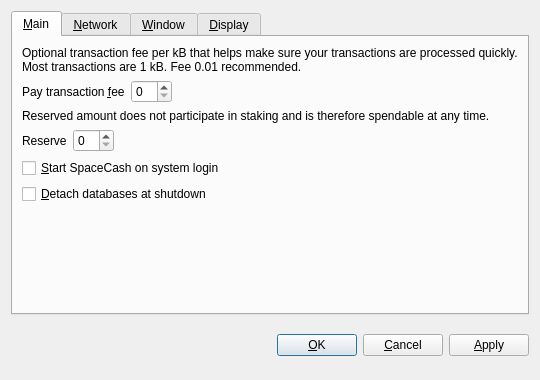
<?xml version="1.0" encoding="UTF-8"?>
<ui version="4.0">
 <class>OptionsDialog</class>
 <widget class="QDialog" name="OptionsDialog">
  <property name="geometry">
   <rect>
    <x>0</x>
    <y>0</y>
    <width>540</width>
    <height>380</height>
   </rect>
  </property>
  <property name="windowTitle">
   <string>Options</string>
  </property>
  <property name="modal">
   <bool>true</bool>
  </property>
  <layout class="QVBoxLayout" name="verticalLayout">
   <item>
    <widget class="QTabWidget" name="tabWidget">
     <property name="tabPosition">
      <enum>QTabWidget::North</enum>
     </property>
     <property name="currentIndex">
      <number>0</number>
     </property>
     <widget class="QWidget" name="tabMain">
      <attribute name="title">
       <string>&amp;Main</string>
      </attribute>
      <layout class="QVBoxLayout" name="verticalLayout_Main">
       <item>
        <widget class="QLabel" name="transactionFeeInfoLabel">
         <property name="text">
          <string>Optional transaction fee per kB that helps make sure your transactions are processed quickly. Most transactions are 1 kB. Fee 0.01 recommended.</string>
         </property>
         <property name="textFormat">
          <enum>Qt::PlainText</enum>
         </property>
         <property name="wordWrap">
          <bool>true</bool>
         </property>
        </widget>
       </item>
       <item>
        <layout class="QHBoxLayout" name="horizontalLayoutFee">
         <item>
          <widget class="QLabel" name="transactionFeeLabel">
           <property name="text">
            <string>Pay transaction &amp;fee</string>
           </property>
           <property name="textFormat">
            <enum>Qt::PlainText</enum>
           </property>
           <property name="buddy">
            <cstring>transactionFee</cstring>
           </property>
          </widget>
         </item>
         <item>
          <widget class="BitcoinAmountField" name="transactionFee"/>
         </item>
         <item>
          <spacer name="horizontalSpacerFee">
           <property name="orientation">
            <enum>Qt::Horizontal</enum>
           </property>
           <property name="sizeHint" stdset="0">
            <size>
             <width>40</width>
             <height>20</height>
            </size>
           </property>
          </spacer>
         </item>
        </layout>
       </item>
       <item>
        <widget class="QLabel" name="reserveBalanceInfoLabel">
         <property name="text">
          <string>Reserved amount does not participate in staking and is therefore spendable at any time.</string>
         </property>
         <property name="textFormat">
          <enum>Qt::PlainText</enum>
         </property>
         <property name="wordWrap">
          <bool>true</bool>
         </property>
        </widget>
       </item>
       <item>
        <layout class="QHBoxLayout" name="horizontalLayoutReserveBalance">
         <item>
          <widget class="QLabel" name="reserveBalanceLabel">
           <property name="text">
            <string>Reserve</string>
           </property>
           <property name="textFormat">
            <enum>Qt::PlainText</enum>
           </property>
           <property name="buddy">
            <cstring>reserveBalance</cstring>
           </property>
          </widget>
         </item>
         <item>
          <widget class="BitcoinAmountField" name="reserveBalance"/>
         </item>
         <item>
          <spacer name="horizontalSpacerReserveBalance">
           <property name="orientation">
            <enum>Qt::Horizontal</enum>
           </property>
           <property name="sizeHint" stdset="0">
            <size>
             <width>40</width>
             <height>20</height>
            </size>
           </property>
          </spacer>
         </item>
        </layout>
       </item>
       <item>
        <widget class="QCheckBox" name="bitcoinAtStartup">
         <property name="toolTip">
          <string>Automatically start SpaceCash after logging in to the system.</string>
         </property>
         <property name="text">
          <string>&amp;Start SpaceCash on system login</string>
         </property>
        </widget>
       </item>
       <item>
        <widget class="QCheckBox" name="detachDatabases">
         <property name="toolTip">
          <string>Detach block and address databases at shutdown. This means they can be moved to another data directory, but it slows down shutdown. The wallet is always detached.</string>
         </property>
         <property name="text">
          <string>&amp;Detach databases at shutdown</string>
         </property>
        </widget>
       </item>
       <item>
        <spacer name="verticalSpacer_Main">
         <property name="orientation">
          <enum>Qt::Vertical</enum>
         </property>
         <property name="sizeHint" stdset="0">
          <size>
           <width>20</width>
           <height>40</height>
          </size>
         </property>
        </spacer>
       </item>
      </layout>
     </widget>
     <widget class="QWidget" name="tabNetwork">
      <attribute name="title">
       <string>&amp;Network</string>
      </attribute>
      <layout class="QVBoxLayout" name="verticalLayout_Network">
       <item>
        <widget class="QCheckBox" name="mapPortUpnp">
         <property name="toolTip">
          <string>Automatically open the SpaceCash client port on the router. This only works when your router supports UPnP and it is enabled.</string>
         </property>
         <property name="text">
          <string>Map port using &amp;UPnP</string>
         </property>
        </widget>
       </item>
       <item>
        <widget class="QCheckBox" name="connectSocks">
         <property name="toolTip">
          <string>Connect to the SpaceCash network through a SOCKS proxy (e.g. when connecting through Tor).</string>
         </property>
         <property name="text">
          <string>&amp;Connect through SOCKS proxy:</string>
         </property>
        </widget>
       </item>
       <item>
        <layout class="QHBoxLayout" name="horizontalLayout_Network">
         <item>
          <widget class="QLabel" name="proxyIpLabel">
           <property name="text">
            <string>Proxy &amp;IP:</string>
           </property>
           <property name="textFormat">
            <enum>Qt::PlainText</enum>
           </property>
           <property name="buddy">
            <cstring>proxyIp</cstring>
           </property>
          </widget>
         </item>
         <item>
          <widget class="QValidatedLineEdit" name="proxyIp">
           <property name="maximumSize">
            <size>
             <width>140</width>
             <height>16777215</height>
            </size>
           </property>
           <property name="toolTip">
            <string>IP address of the proxy (e.g. 127.0.0.1)</string>
           </property>
          </widget>
         </item>
         <item>
          <widget class="QLabel" name="proxyPortLabel">
           <property name="text">
            <string>&amp;Port:</string>
           </property>
           <property name="textFormat">
            <enum>Qt::PlainText</enum>
           </property>
           <property name="buddy">
            <cstring>proxyPort</cstring>
           </property>
          </widget>
         </item>
         <item>
          <widget class="QLineEdit" name="proxyPort">
           <property name="maximumSize">
            <size>
             <width>55</width>
             <height>16777215</height>
            </size>
           </property>
           <property name="toolTip">
            <string>Port of the proxy (e.g. 9050)</string>
           </property>
          </widget>
         </item>
         <item>
          <widget class="QLabel" name="socksVersionLabel">
           <property name="text">
            <string>SOCKS &amp;Version:</string>
           </property>
           <property name="textFormat">
            <enum>Qt::PlainText</enum>
           </property>
           <property name="buddy">
            <cstring>socksVersion</cstring>
           </property>
          </widget>
         </item>
         <item>
          <widget class="QValueComboBox" name="socksVersion">
           <property name="toolTip">
            <string>SOCKS version of the proxy (e.g. 5)</string>
           </property>
          </widget>
         </item>
         <item>
          <spacer name="horizontalSpacer_Network">
           <property name="orientation">
            <enum>Qt::Horizontal</enum>
           </property>
           <property name="sizeHint" stdset="0">
            <size>
             <width>40</width>
             <height>20</height>
            </size>
           </property>
          </spacer>
         </item>
        </layout>
       </item>
       <item>
        <spacer name="verticalSpacer_Network">
         <property name="orientation">
          <enum>Qt::Vertical</enum>
         </property>
         <property name="sizeHint" stdset="0">
          <size>
           <width>20</width>
           <height>40</height>
          </size>
         </property>
        </spacer>
       </item>
      </layout>
     </widget>
     <widget class="QWidget" name="tabWindow">
      <attribute name="title">
       <string>&amp;Window</string>
      </attribute>
      <layout class="QVBoxLayout" name="verticalLayout_Window">
       <item>
        <widget class="QCheckBox" name="minimizeToTray">
         <property name="toolTip">
          <string>Show only a tray icon after minimizing the window.</string>
         </property>
         <property name="text">
          <string>&amp;Minimize to the tray instead of the taskbar</string>
         </property>
        </widget>
       </item>
       <item>
        <widget class="QCheckBox" name="minimizeOnClose">
         <property name="toolTip">
          <string>Minimize instead of exit the application when the window is closed. When this option is enabled, the application will be closed only after selecting Quit in the menu.</string>
         </property>
         <property name="text">
          <string>M&amp;inimize on close</string>
         </property>
        </widget>
       </item>
       <item>
        <spacer name="verticalSpacer_Window">
         <property name="orientation">
          <enum>Qt::Vertical</enum>
         </property>
         <property name="sizeHint" stdset="0">
          <size>
           <width>20</width>
           <height>40</height>
          </size>
         </property>
        </spacer>
       </item>
      </layout>
     </widget>
     <widget class="QWidget" name="tabDisplay">
      <attribute name="title">
       <string>&amp;Display</string>
      </attribute>
      <layout class="QVBoxLayout" name="verticalLayout_Display">
       <item>
        <layout class="QHBoxLayout" name="horizontalLayout_1_Display">
         <item>
          <widget class="QLabel" name="langLabel">
           <property name="text">
            <string>User Interface &amp;language:</string>
           </property>
           <property name="textFormat">
            <enum>Qt::PlainText</enum>
           </property>
           <property name="buddy">
            <cstring>lang</cstring>
           </property>
          </widget>
         </item>
         <item>
          <widget class="QValueComboBox" name="lang">
           <property name="toolTip">
            <string>The user interface language can be set here. This setting will take effect after restarting SpaceCash.</string>
           </property>
          </widget>
         </item>
        </layout>
       </item>
       <item>
        <layout class="QHBoxLayout" name="horizontalLayout_2_Display">
         <item>
          <widget class="QLabel" name="unitLabel">
           <property name="text">
            <string>&amp;Unit to show amounts in:</string>
           </property>
           <property name="textFormat">
            <enum>Qt::PlainText</enum>
           </property>
           <property name="buddy">
            <cstring>unit</cstring>
           </property>
          </widget>
         </item>
         <item>
          <widget class="QValueComboBox" name="unit">
           <property name="toolTip">
            <string>Choose the default subdivision unit to show in the interface and when sending coins.</string>
           </property>
          </widget>
         </item>
        </layout>
       </item>
       <item>
        <widget class="QCheckBox" name="displayAddresses">
         <property name="toolTip">
          <string>Whether to show SpaceCash addresses in the transaction list or not.</string>
         </property>
         <property name="text">
          <string>&amp;Display addresses in transaction list</string>
         </property>
        </widget>
       </item>
       <item>
        <widget class="QCheckBox" name="coinControlFeatures">
         <property name="toolTip">
          <string>Whether to show coin control features or not.</string>
         </property>
         <property name="text">
          <string>Display coin &amp;control features (experts only!)</string>
         </property>
        </widget>
       </item>
       <item>
        <spacer name="verticalSpacer_Display">
         <property name="orientation">
          <enum>Qt::Vertical</enum>
         </property>
         <property name="sizeHint" stdset="0">
          <size>
           <width>20</width>
           <height>40</height>
          </size>
         </property>
        </spacer>
       </item>
      </layout>
     </widget>
    </widget>
   </item>
   <item>
    <layout class="QHBoxLayout" name="horizontalLayout_Buttons">
     <item>
      <spacer name="horizontalSpacer_1">
       <property name="orientation">
        <enum>Qt::Horizontal</enum>
       </property>
       <property name="sizeHint" stdset="0">
        <size>
         <width>40</width>
         <height>48</height>
        </size>
       </property>
      </spacer>
     </item>
     <item>
      <widget class="QLabel" name="statusLabel">
       <property name="font">
        <font>
         <weight>75</weight>
         <bold>true</bold>
        </font>
       </property>
       <property name="text">
        <string/>
       </property>
       <property name="textFormat">
        <enum>Qt::PlainText</enum>
       </property>
       <property name="wordWrap">
        <bool>true</bool>
       </property>
      </widget>
     </item>
     <item>
      <spacer name="horizontalSpacer_2">
       <property name="orientation">
        <enum>Qt::Horizontal</enum>
       </property>
       <property name="sizeHint" stdset="0">
        <size>
         <width>40</width>
         <height>48</height>
        </size>
       </property>
      </spacer>
     </item>
     <item>
      <widget class="QPushButton" name="okButton">
       <property name="text">
        <string>&amp;OK</string>
       </property>
      </widget>
     </item>
     <item>
      <widget class="QPushButton" name="cancelButton">
       <property name="text">
        <string>&amp;Cancel</string>
       </property>
       <property name="autoDefault">
        <bool>false</bool>
       </property>
      </widget>
     </item>
     <item>
      <widget class="QPushButton" name="applyButton">
       <property name="text">
        <string>&amp;Apply</string>
       </property>
       <property name="autoDefault">
        <bool>false</bool>
       </property>
      </widget>
     </item>
    </layout>
   </item>
  </layout>
 </widget>
 <customwidgets>
  <customwidget>
   <class>BitcoinAmountField</class>
   <extends>QSpinBox</extends>
   <header>bitcoinamountfield.h</header>
  </customwidget>
  <customwidget>
   <class>QValueComboBox</class>
   <extends>QComboBox</extends>
   <header>qvaluecombobox.h</header>
  </customwidget>
  <customwidget>
   <class>QValidatedLineEdit</class>
   <extends>QLineEdit</extends>
   <header>qvalidatedlineedit.h</header>
  </customwidget>
 </customwidgets>
 <resources/>
 <connections/>
</ui>
